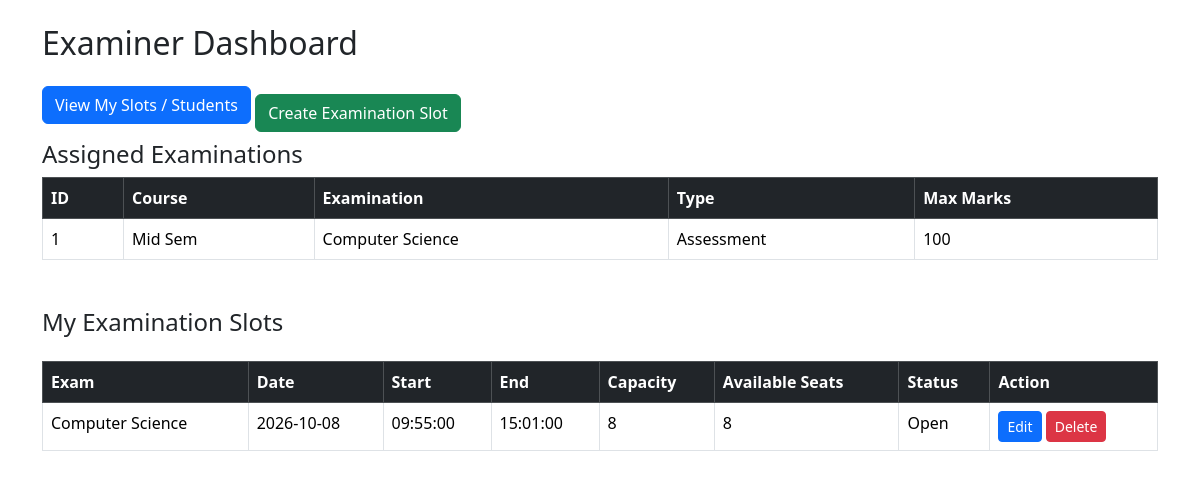
The page /examiner/dashboard (signed in) on the database its author committed.
### models.py (models this page shows)
class Examination(db.Model):
    __tablename__ = "examinations"
    id = db.Column(db.Integer, primary_key=True)
    course_id = db.Column(db.Integer, db.ForeignKey("courses.id"), nullable=False)
    examiner_id = db.Column(db.Integer, db.ForeignKey("users.id"), nullable=True)
    name = db.Column(db.String(100), nullable=False)
    exam_type = db.Column(db.String(30))
    duration = db.Column(db.Integer)
    max_marks = db.Column(db.Integer)
    slot_creation_start = db.Column(db.Date)
    slot_creation_end = db.Column(db.Date)
    booking_start = db.Column(db.Date)
    booking_end = db.Column(db.Date)
    status = db.Column(db.String(30))
    examiner = db.relationship(
        "User",
        foreign_keys=[examiner_id],
        backref="assigned_examinations"
    )
    course = db.relationship(
        "Course",
        backref="examinations"
    )

class Course(db.Model):
    __tablename__ = "courses"
    id = db.Column(db.Integer, primary_key=True)
    code = db.Column(db.String(20), unique=True, nullable=False)
    name = db.Column(db.String(100), nullable=False)
    description = db.Column(db.Text)
    status = db.Column(db.String(20), default="Active")

class ExaminationSlot(db.Model):
    __tablename__ = "slots"
    id = db.Column(db.Integer, primary_key=True)
    examination_id = db.Column(db.Integer, db.ForeignKey("examinations.id"), nullable=False)
    examiner_id = db.Column(db.Integer, db.ForeignKey("users.id"), nullable=False)
    date = db.Column(db.Date)
    start_time = db.Column(db.Time)
    end_time = db.Column(db.Time)
    capacity = db.Column(db.Integer)
    available_seats = db.Column(db.Integer)
    status = db.Column(db.String(30), default="Available")
    examination = db.relationship(
        "Examination",
        backref="slots"
    )
    examiner = db.relationship(
        "User",
        foreign_keys=[examiner_id],
        backref="examiner_slots"
    )

### app.py (the view)
@app.route("/examiner/dashboard")
@login_required
def examiner_dashboard():
    if current_user.role != 'examiner':
        return redirect(url_for("login"))
    examinations = Examination.query.filter_by(examiner_id=current_user.id).all()
    slots = ExaminationSlot.query.filter_by(examiner_id=current_user.id).all()
    return render_template("examiner/dashboard.html", examinations=examinations, slots=slots)

### app.py (called while the page is built)
@login_manager.user_loader
def load_user(user_id):
    return User.query.get(int(user_id))

### templates/examiner/dashboard.html (shortened to what this page needs)
<!DOCTYPE html>
<html>
<head>
    <link href="https://cdn.jsdelivr.net/npm/bootstrap@5.3.3/dist/css/bootstrap.min.css" rel="stylesheet">
</head>
<body>
    <div class="container mt-4">
        <h2 class="mb-4">Examiner Dashboard</h2>
        <a href="{{ url_for('examiner_slots') }}" class="btn btn-primary mb-3">
            View My Slots / Students
        </a>
        <a href="{{ url_for('create_exam_slot') }}" class="btn btn-success">
            Create Examination Slot
        </a>
        <h4>Assigned Examinations</h4>
        <table class="table table-bordered table-hover">
            <thead class="table-dark">
                <tr>
                    <th>ID</th>
                    <th>Course</th>
                    <th>Examination</th>
                    <th>Type</th>
                    <th>Max Marks</th>
                </tr>
            </thead>
            <tbody>
                {% for exam in examinations %}
                <tr>
                    <td>{{ exam.id }}</td>
                    <td>{{ exam.course.name }}</td>
                    <td>{{ exam.name }}</td>
                    <td>{{ exam.exam_type }}</td>
                    <td>{{ exam.max_marks }}</td>
                </tr>
                {% else %}
                <tr>
                    <td colspan="5" class="text-center">
                        No examinations assigned.
                    </td>
                </tr>
                {% endfor %}
            </tbody>
        </table>
        <div class="d-flex justify-content-between align-items-center mt-5 mb-3">
            <h4>My Examination Slots</h4>
        </div>
        <table class="table table-bordered table-hover">
            <thead class="table-dark">
                <tr>
                    <th>Exam</th>
                    <th>Date</th>
                    <th>Start</th>
                    <th>End</th>
                    <th>Capacity</th>
                    <th>Available Seats</th>
                    <th>Status</th>
                    <th>Action</th>
                </tr>
            </thead>
            <tbody>
                {% for slot in slots %}
                <tr>
                    <td>{{ slot.examination.name }}</td>
                    <td>{{ slot.date }}</td>
                    <td>{{ slot.start_time }}</td>
                    <td>{{ slot.end_time }}</td>
                    <td>{{ slot.capacity }}</td>
                    <td>{{ slot.available_seats }}</td>
                    <td>{{ slot.status }}</td>
                    <td>
                        <a href="{{ url_for('edit_slot', id=slot.id) }}" class="btn btn-primary btn-sm">
                            Edit
                        </a>
                        <a href="{{ url_for('delete_slot', id=slot.id) }}" class="btn btn-danger btn-sm"
                            onclick="return confirm('Delete this slot?')">
                            Delete
                        </a>
                    </td>
                </tr>
                {% else %}
                <tr>
                    <td colspan="8" class="text-center">
                        No slots created.
                    </td>
                </tr>
                {% endfor %}
            </tbody>
        </table>
    </div>
</body>
</html>

### rows shown on the page
Examination: id "1", course.name "Mid Sem", name "Computer Science", exam_type "Assessment", max_marks "100"
ExaminationSlot: examination.name "Computer Science", date "2026-10-08", start_time "09:55:00", end_time "15:01:00", capacity "8", available_seats "8", status "Open"
